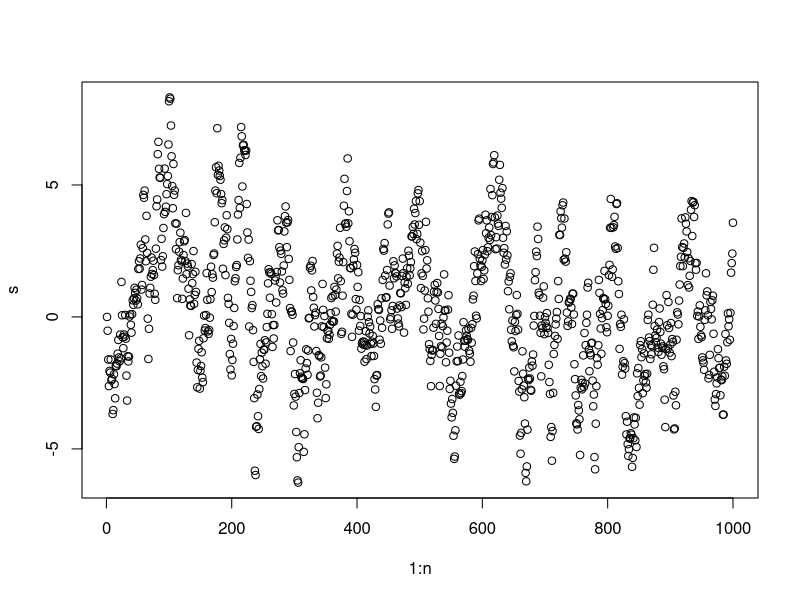
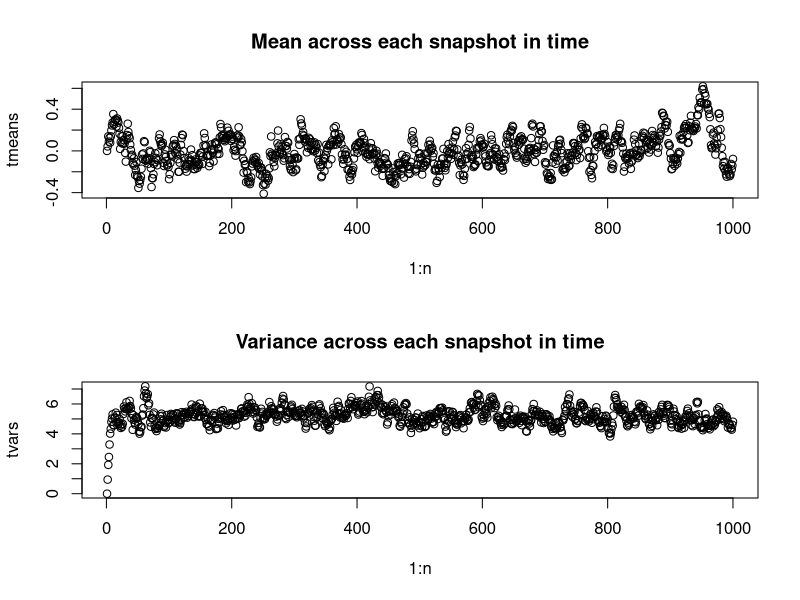
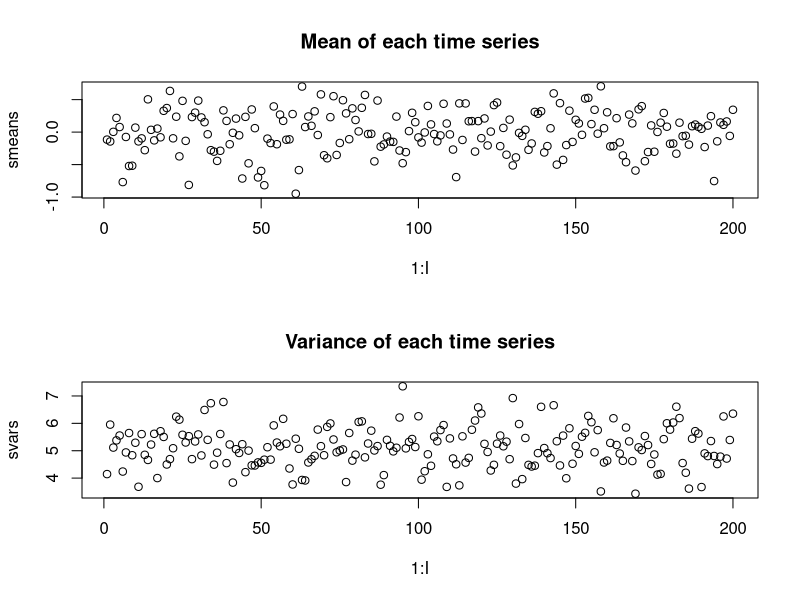

The R source for these figures, in order:
#HW 0, Problem 6

#Here we examine the statistical properties of the output of an AR(1) process.

run_ar <- function(n_howlong = 1000, n_howmanytimes = 200, y0 = 0, rho = 0.9) {
  n <- n_howlong
  I <- n_howmanytimes
  rands <- rnorm(n*I,0,1)
  dim(rands) = c(n,I)       #rands will be the noise parameter epsilon_t
  ar_vals = matrix(0,n,I)
  ar_vals[1,] = y0          #each initial value is y0
  
  for (t in 2:n) {
    ar_vals[t,] = ar_vals[t-1,]*rho+rands[t,]
  }
  return(ar_vals)
}

#Simulate the process with rho = 0.9 and n = 1000; plot the results.
n <- 1000
I <- 200
s <- run_ar(n_howmanytimes=1)
plot(1:n,s)

#Repeat the simulation 200 times; store the result in a matrix.
S <- run_ar()

#Compute the mean and variance across each snapshot of time.
tmeans = rowMeans(S)
tvars = rowMeans(S^2)-tmeans^2

#Plot the mean and variance.
split.screen(c(2,1))
screen(1)
plot(1:n,tmeans,main = 'Mean across each snapshot in time')
screen(2)
plot(1:n,tvars, main = 'Variance across each snapshot in time')
close.screen(all = TRUE)

#Compute the mean and variance across each time series. 
smeans = colMeans(S)
svars = colMeans(S^2)-smeans^2

#Plot the mean and variance.
split.screen(c(2,1))
screen(1)
plot(1:I,smeans,main = 'Mean of each time series')
screen(2)
plot(1:I,svars, main = 'Variance of each time series')
close.screen(all = TRUE)

#Justify the above results theoretically. 
#Maybe when I have more time.